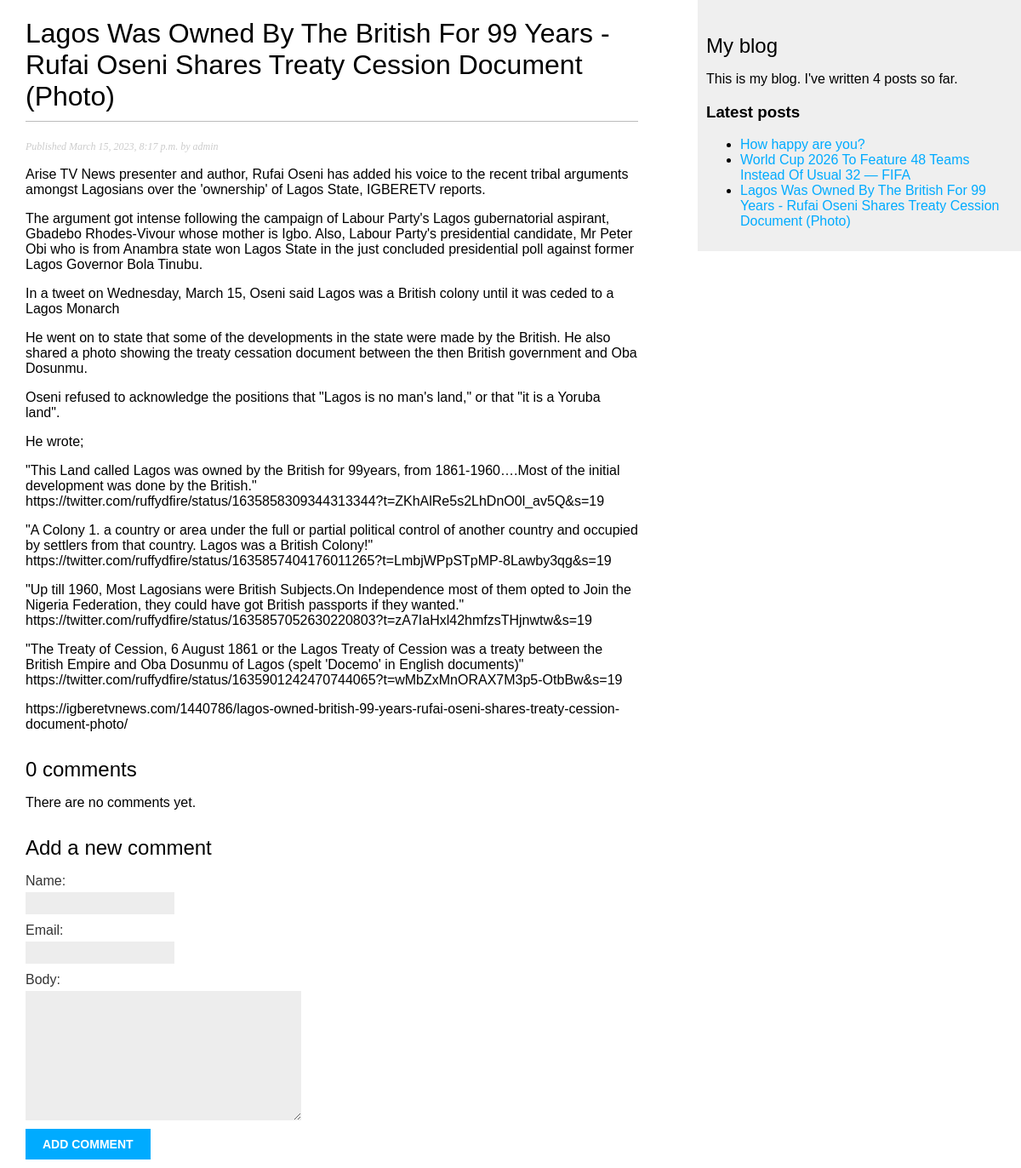
/blog/2023/3/15/lagos-was-owned-by-the-british-for-99-years-rufai-oseni-shares-treaty-cession-document-photo/, run on the app's committed database.
### blog/models.py (models this page shows, shortened)
class Post(models.Model):
    class Status(models.TextChoices):
        DRAFT = 'DF', 'Draft'
        PUBLISHED = 'PB', 'Published'
    title = models.CharField(max_length=250)
    slug = models.SlugField(max_length=250, unique_for_date='publish')
    author = models.ForeignKey(User, on_delete=models.CASCADE, related_name='blog_posts')
    body = models.TextField()
    publish = models.DateTimeField(default=timezone.now)
    created = models.DateTimeField(auto_now_add=True)
    updated = models.DateTimeField(auto_now=True)
    status = models.CharField(max_length=2, choices=Status.choices, default=Status.DRAFT)
    objects = models.Manager()
    published = PublishedManager()
    class Meta:
        ordering = ['-publish']
        indexes = [
            models.Index(fields=['-publish'])
        ]
    def get_absolute_url(self):
        return reverse('blog:post_detail', args=[
                                                self.publish.year,
                                                self.publish.month,
                                                self.publish.day,
                                                self.slug
        ])

### blog/views.py (the view)
# urls.py: path('<int:year>/<int:month>/<int:day>/<slug:post>/', views.post_detail, name='post_detail'),
def post_detail(request, year, month, day, post):
    post = get_object_or_404(Post, status=Post.Status.PUBLISHED,
                                            slug=post,
                                            publish__year=year,
                                            publish__month=month,
                                            publish__day=day)
    comments = post.comments.filter(active=True)
    form = CommentForm()
    return render(request, 'blog/post/detail.html', {'post': post, 'comments': comments, 'form': form})

### blog/forms.py
class CommentForm(forms.ModelForm):
    class Meta:
        model = Comment
        fields = ['name', 'email', 'body']

### blog/templatetags/blog_tags.py (called while the page is built)
@register.simple_tag
def total_posts():
    return Post.published.count()

@register.inclusion_tag('blog/post/latest_posts.html')
def show_latest_posts(count=5):
    latest_posts = Post.published.order_by('-publish')[:count]
    return {'latest_posts': latest_posts}

### blog/templates/blog/post/detail.html (shortened to what this page needs)
{% extends "blog/base.html" %}
{% block content %}
    <h1>{{ post.title }}</h1>
    <p class="date">
        Published {{ post.publish }} by {{ post.author }}
    </p>
    {{ post.body|linebreaks }}
    {% with comments.count as total_comments %}
    <h2>
      {{ total_comments }} comment{{ total_comments|pluralize }}
    </h2>
  {% endwith %}
  {% for comment in comments %}
    <div class="comment">
      <p class="info">
        Comment {{ forloop.counter }} by {{ comment.name }}
        {{ comment.created }}
      </p>
      {{ comment.body|linebreaks }}
    </div>
  {% empty %}
    <p>There are no comments yet.</p>
  {% endfor %}
  {% include "blog/post/includes/comment_form.html" %}
{% endblock %}

### blog/templates/blog/post/latest_posts.html
<ul>
    {% for post in latest_posts %}
    <li>
        <a href="{{ post.get_absolute_url }}">{{ post.title }}</a>
    </li>
    {% endfor %}
</ul>

### blog/static/css/blog.css (style rules this page uses)
body { margin:0; padding:0; font-family:helvetica, sans-serif; }
a { color:#00abff; text-decoration:none; }
h1 { font-weight:normal; border-bottom:1px solid #bbb; padding:0 0 10px 0; }
h2 { font-weight:normal; margin:30px 0 0; }
p.date { color:#ccc; font-family: georgia, serif; font-size: 12px; font-style: italic; }
label { float:left; clear:both; color:#333; margin-bottom:4px; }
input, textarea { clear:both; float:left; margin:0 0 10px; background:#ededed; border:0; padding:6px 10px; font-size:12px; }

### data on the page
Post: title "Lagos Was Owned By The British For 99 Years - Rufai Oseni Shares Treaty Cession Document (Photo)", publish "March 15, 2023, 8:17 p.m.", author "admin", body "Arise TV News presenter and author, Rufai Oseni has added his voice to the recent tribal arguments amongst Lagosians over the 'ownership' of Lagos State, IGBERETV reports. The argument got intense following the campaign of Labour Party's Lagos gubernatorial aspirant, Gbadebo Rhodes-Vivour whose mother is Igbo. Also, Labour Party's presidential candidate, Mr Peter Obi who is from Anambra state won Lagos State in the just concluded presidential poll against former Lagos Governor Bola Tinubu. In a tweet on Wednesday, March 15, Oseni said Lagos was a British colony until it was ceded to a Lagos Monarch He went on to state that some of the developments in the state were made by the British. He…"
Post: title "How happy are you?"
Post: title "World Cup 2026 To Feature 48 Teams Instead Of Usual 32 — FIFA"

### other printed values
{{ total_comments }} "0"
